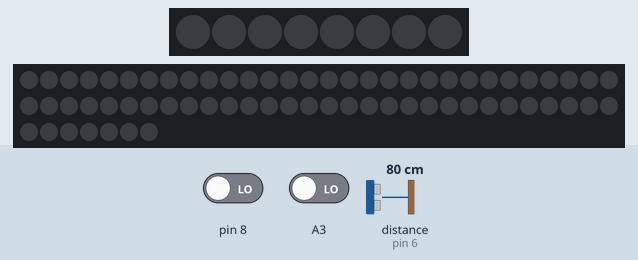
The sketch below on a simulated Arduino Uno, built with avr-gcc and run on an emulated ATmega328P. Shown: 8 RGB LEDs in strip order, left to right, 67 RGB LEDs in strip order, left to right, continuing on the next row. Inputs (shaded band) come from the test bench; at power-on: A3 LOW, pin 8 LOW, distance to the obstacle (sensor on pin 6) 80 cm. The echo pulse lasts 58.3 µs per cm; dim RGB values are drawn brighter than linear.

Above: at 1.2 s.
1.3 s: A3 driven HIGH
At 1.75 s:
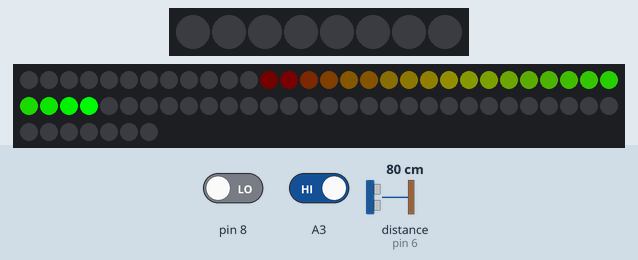
4.3 s: pin 8 driven HIGH
At 6.0 s:
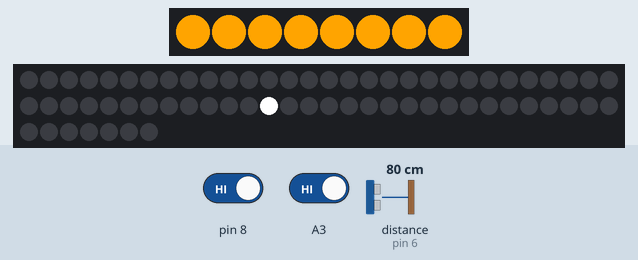
7.3 s: pin 8 driven LOW
At 7.77 s:
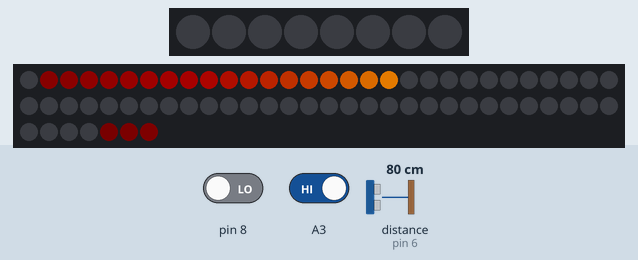
10.3 s: A3 driven LOW
At 11.4 s:
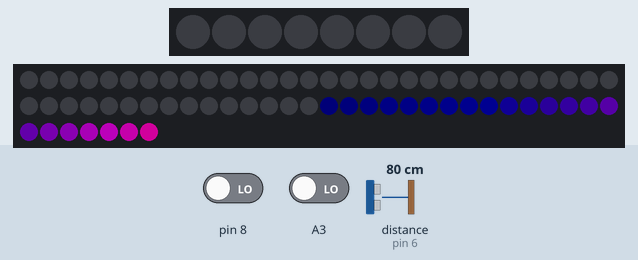
12.1 s: pin 8 driven HIGH
15.1 s: distance to the obstacle (sensor on pin 6) set to 35 cm
Timing chart, 0 to 18.1 s (numbered marks = the images above; inputs shaded):
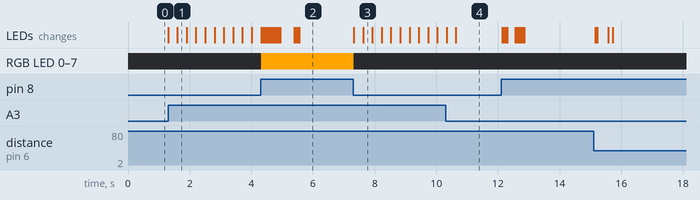

Measured:
- after the input at 1.3 s, the LEDs: first change at once (image 1 shows a later state)
- after the input at 4.3 s, the LEDs: first change at once (image 2 shows a later state)
- after the input at 7.3 s, RGB LED 0–7: RGB(254, 164, 0) → off at once; the LEDs: first change at once (image 3 shows a later state)
- after the input at 10.3 s, the LEDs: first differ from a run without the input after 0.34 s (image 4)

The sketch:

salto12_ArduinoUno_ESP32_Serial2.ino.ino
```cpp
#include <SoftwareSerial.h>
SoftwareSerial ArduinoUno_SoftwareSerial (10, 11);
char c;
String dataIn;
bool esp32Avisa = 0;
bool esp32Avisa2 = false;


bool avisaEsp32ShowLed = 0;

bool avisaEsp32ShowLed2 = false;

bool esp32AvisaHold = false;
bool flag = false;
bool showLed = true;

const int trigPin = 5;
const int echoPin = 6;
long duration;
int distance;


#include <FastLED.h>
#define LED_TYPE2    WS2811_400
#define COLOR_ORDER2 BRG
#define NUM_LEDS2 67
#define DATA_PIN2 9
CRGB leds2[NUM_LEDS2];

#define NUM_LEDS1 8
#define DATA_PIN1 12
CRGB leds1[NUM_LEDS1];

uint8_t gHue = 0;

//HCsr04
const int trigPin1 = 5;
const int trigPin2 = 2;
const int trigPin3 = 3;
const int trigPin4 = 4;
const int echoPin1 = 6;
#define SOUND_SPEED 0.034
long hcsr1;
int distanceCm;
int distanceCm1;
int distanceCm2;
int distanceCm3;
int distanceCm4;
int distanceCmOk;
int saltoEnCm;
int saltoLedFloat;
int saltoEnCmPrev = 0;
int saltoFinalEnCm;

int i = 0;

int iteration = 0;
//cuentas Millis
unsigned long previousHcsr_A = 0;
unsigned long previousGameStart = 0;
const long intervalResetGame = 20000;
const long intervaloTiempoReseteo = 5000; //SE ACABO EL TIEMPO
unsigned long tiempoPrevioParaReseteo = 0;

int saltoLed;
const int alturaDelSensor = 300; //en cm
const int alturaMinima = 55;
int saltoFinal;

bool saltoOk = false;

bool startGame = false;
bool currentGameStartFlag = false;
bool flagTimeOut = false;
bool saltoGrabado = false;
bool tiempoParaReseteo = false;
bool flagTiempoParaReseteo = false;

void setup() {

  pinMode(trigPin1, OUTPUT); // Sets the trigPin as an Output
  pinMode(echoPin1, INPUT); // Sets the echoPin as an Input
  pinMode(trigPin2, OUTPUT); // Sets the trigPin as an Output
  pinMode(trigPin3, OUTPUT); // Sets the trigPin as an Output
  pinMode(trigPin4, OUTPUT); // Sets the trigPin as an Output

  //pinMode (12, INPUT);
  pinMode(8, INPUT);

  pinMode(A3, INPUT);
  Serial.begin(19200);
  ArduinoUno_SoftwareSerial.begin(9600);
  // put your setup code here, to run once:
  FastLED.addLeds<NEOPIXEL, DATA_PIN1>(leds1, NUM_LEDS1);  // GRB ordering is assumed
  FastLED.addLeds<LED_TYPE2, DATA_PIN2, COLOR_ORDER2>(leds2, NUM_LEDS2).setCorrection(TypicalLEDStrip);
  FastLED.setBrightness(254);

}

void fadeall() {
  for (int i = 0; i < NUM_LEDS2; i++) {
    leds2[i].nscale8(216);
    //delay(1);
  }
}

void loop() {


  esp32Avisa = digitalRead(8);

  avisaEsp32ShowLed = digitalRead(A3);

  if (esp32Avisa == HIGH) {
    esp32Avisa2 = true;
    avisaEsp32ShowLed2 = false;
    avisaEsp32ShowLed = false;

  }

  if (avisaEsp32ShowLed == HIGH) {
    avisaEsp32ShowLed2 = true;
    esp32Avisa2 = false;
    esp32Avisa = false;
  }


  static uint8_t hue = 0;
  EVERY_N_MILLISECONDS( 20 ) {
    gHue = gHue + 5; // slowly cycle the "base color" through the rainbow
  }

  if (avisaEsp32ShowLed2 == true) {

    leds1[0] = CRGB::Black;
    leds1[1] = CRGB::Black;
    leds1[2] = CRGB::Black;
    leds1[3] = CRGB::Black;
    leds1[4] = CRGB::Black;
    leds1[5] = CRGB::Black;
    leds1[6] = CRGB::Black;
    leds1[7] = CRGB::Black;

    flag = false;
    if (i < NUM_LEDS2) {
      i++;
      leds2[i] = CHSV(hue = hue + 3, 255, 253);
      // Show the leds
      FastLED.show();
      // now that we've shown the leds, reset the i'th led to black
      // leds[i] = CRGB::Black;
      fadeall();

      if (i >= NUM_LEDS2) {
        i = 0;
      }
    }
    delay(6);


  }
  // testear esto :   bool val = (digitalRead(inputPin) == HIGH);


  if (esp32Avisa2 == true) { //true era esp32AvisaHold == true

    if (flag == false) {
      flag = true;

      FastLED.clear();
      FastLED.show();

      leds1[0] = CRGB::Orange;
      leds1[1] = CRGB::Orange;
      leds1[2] = CRGB::Orange;
      leds1[3] = CRGB::Orange;
      leds1[4] = CRGB::Orange;
      leds1[5] = CRGB::Orange;
      leds1[6] = CRGB::Orange;
      leds1[7] = CRGB::Orange;
      FastLED.show();
    }

    lecturaDeSalto();

    ArduinoUno_SoftwareSerial.print (distanceCmOk);
    ArduinoUno_SoftwareSerial.print ("\n");

  }
  // put your main code here, to run repeatedly:

}


void lecturaDeSalto() {

  delay(30);
  digitalWrite(trigPin1, LOW);
  digitalWrite(trigPin2, LOW);
  digitalWrite(trigPin3, LOW);
  digitalWrite(trigPin4, LOW);
  delayMicroseconds(2);
  // Sets the trigPin on HIGH state for 10 micro seconds
  digitalWrite(trigPin1, HIGH);
  digitalWrite(trigPin2, HIGH);
  digitalWrite(trigPin3, HIGH);
  digitalWrite(trigPin4, HIGH);
  delayMicroseconds(10);
  digitalWrite(trigPin1, LOW);
  digitalWrite(trigPin2, LOW);
  digitalWrite(trigPin3, LOW);
  digitalWrite(trigPin4, LOW);

  // Reads the echoPin, returns the sound wave travel time in microseconds
  hcsr1 = pulseIn(echoPin1, HIGH, 15000);

  // Calculate the distance
  distanceCm = hcsr1 * SOUND_SPEED / 2;

  if (iteration == 1) {
    distanceCm2 = distanceCm;
    if ((((distanceCm2 ) - (distanceCm1 )) < 10) && (((distanceCm2 ) - (distanceCm1 )) > -10))
    {
      distanceCmOk = distanceCm2;
    }
    iteration = 0;
  }
  if (iteration == 0) {
    distanceCm1 = distanceCm;
    //    Serial.print("iteration 0: ");
    //    Serial.println(iteration);
    iteration = 1;
  }


  saltoEnCm = alturaDelSensor - distanceCmOk;

  if (saltoEnCm < 80) {
    saltoOk = false;
  }

  if (saltoEnCm < 270 && saltoEnCm > 80) {


    saltoGrabado = true;
    saltoOk = true;
    saltoLed = map(saltoEnCm, 320, 80, 60, 16);

    if (saltoEnCm > saltoEnCmPrev) {

      saltoEnCmPrev = saltoEnCm;


    }


  }
  if (saltoOk == true) {

    leds2[saltoLed] += CHSV( gHue, 255, 192);

    FastLED.show();


    //  fadeToBlackBy( leds2, saltoLed, 50);
    //  int pos = beatsin16( 8, 0, saltoLed - 0 );
    //leds2[pos] += CHSV( gHue, 255, 192);
    saltoOk = false;
  }

}

// YA ESTA DISTANCEOK MANDANDOSE A ESP
```
